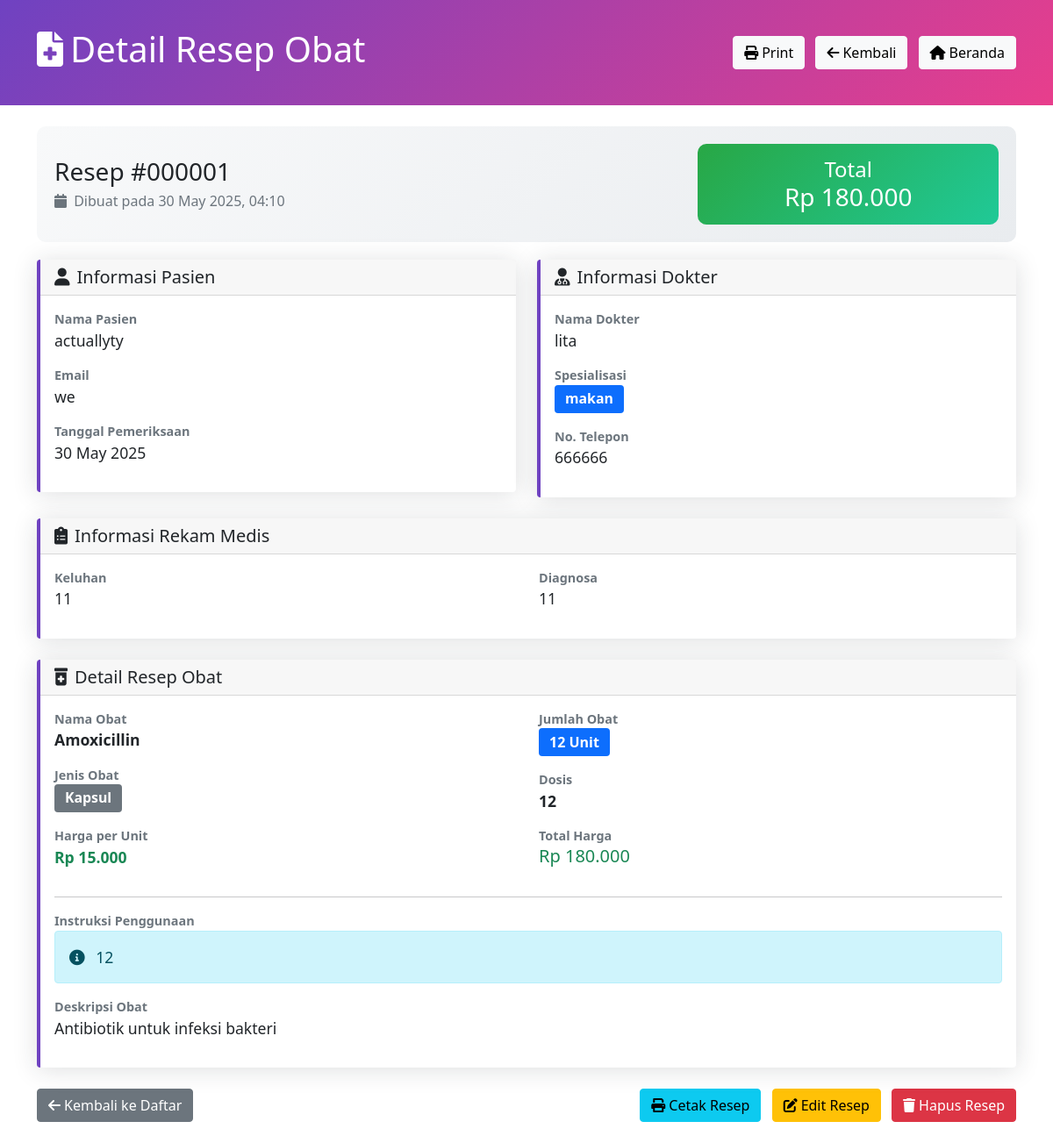
Page /modules/rekammedis/detail_resep.php?id=1 on the committed database.
### tables this page shows
CREATE TABLE `resep_obat` (
  `ID_resep` int(11) NOT NULL,
  `ID_rkmmed` int(11) NOT NULL,
  `ID_obat` int(11) NOT NULL,
  `jumlah_obat` int(11) NOT NULL,
  `dosis` varchar(100) NOT NULL,
  `instruksi` text NOT NULL,
  `catatan` text DEFAULT NULL,
  `created_at` timestamp NOT NULL DEFAULT current_timestamp(),
  `tanggal_resep` datetime DEFAULT current_timestamp()
);

CREATE TABLE `obat` (
  `ID_obat` int(11) NOT NULL,
  `nama_obat` varchar(100) NOT NULL,
  `jenis_obat` varchar(50) NOT NULL,
  `harga_obat` decimal(10,2) NOT NULL,
  `stok_obat` int(11) NOT NULL,
  `deskripsi` text DEFAULT NULL,
  `tanggal_kadaluarsa` date DEFAULT NULL,
  `created_at` timestamp NOT NULL DEFAULT current_timestamp(),
  `updated_at` timestamp NOT NULL DEFAULT current_timestamp() ON UPDATE current_timestamp()
);

CREATE TABLE `rekam_medis` (
  `ID_rkmmed` int(11) NOT NULL,
  `ID_user` int(11) NOT NULL,
  `ID_dokter` int(11) NOT NULL,
  `Diagnosa` text NOT NULL,
  `Tanggal` date NOT NULL,
  `Pengobatan` text NOT NULL,
  `keluhan` text NOT NULL,
  `tekanan_darah` varchar(20) DEFAULT NULL,
  `berat_badan` decimal(5,2) DEFAULT NULL,
  `tinggi_badan` decimal(5,2) DEFAULT NULL,
  `created_at` timestamp NOT NULL DEFAULT current_timestamp(),
  `updated_at` timestamp NOT NULL DEFAULT current_timestamp() ON UPDATE current_timestamp()
);

CREATE TABLE `dokter` (
  `ID_dokter` int(11) NOT NULL,
  `Username` varchar(50) NOT NULL,
  `Pengguna_role` varchar(20) DEFAULT NULL,
  `Spesialisasi` varchar(100) DEFAULT NULL,
  `Nomor_telepon` varchar(15) DEFAULT NULL
);

### modules/rekammedis/detail_resep.php (the view, shortened to what this page needs)
<?php
include_once 'koneksi.php';
$id_resep = isset($_GET['id']) ? (int)$_GET['id'] : 0;
$stmt = $pdo->prepare("SELECT * FROM resep_obat WHERE ID_resep = ?");
$stmt->execute([$id_resep]);
$resep_basic = $stmt->fetch();
$obat = null;
if (!empty($resep_basic['ID_obat'])) {
    $stmt_obat = $pdo->prepare("SELECT * FROM obat WHERE ID_obat = ?");
    $stmt_obat->execute([$resep_basic['ID_obat']]);
    $obat = $stmt_obat->fetch();
}
$rekam_medis = null;
if (!empty($resep_basic['ID_rkmmed'])) {
    $stmt_rm = $pdo->prepare("SELECT * FROM rekam_medis WHERE ID_rkmmed = ?");
    $stmt_rm->execute([$resep_basic['ID_rkmmed']]);
    $rekam_medis = $stmt_rm->fetch();
}
$pasien = null;
if ($rekam_medis && !empty($rekam_medis['ID_user'])) {
    $stmt_pasien = $pdo->prepare("SELECT * FROM tb_login WHERE ID_user = ?");
    $stmt_pasien->execute([$rekam_medis['ID_user']]);
    $pasien = $stmt_pasien->fetch();
}
$dokter = null;
if ($rekam_medis && !empty($rekam_medis['ID_dokter'])) {
    $stmt_dokter = $pdo->prepare("SELECT * FROM dokter WHERE ID_dokter = ?");
    $stmt_dokter->execute([$rekam_medis['ID_dokter']]);
    $dokter = $stmt_dokter->fetch();
}
$harga_obat = $obat ? $obat['harga_obat'] : 0;
$jumlah_obat = $resep_basic['jumlah_obat'] ?? 0;
$total_harga = $jumlah_obat * $harga_obat;
function formatRupiah($angka) {
    return "Rp " . number_format($angka, 0, ',', '.');
}
function formatTanggal($tanggal) {
    return date('d F Y', strtotime($tanggal));
}
function formatDateTime($datetime) {
    return date('d F Y, H:i', strtotime($datetime));
}
?>
<!DOCTYPE html>
<html lang="id">
<head>
    <link href="https://cdn.jsdelivr.net/npm/bootstrap@5.1.3/dist/css/bootstrap.min.css" rel="stylesheet">
    <link href="https://cdnjs.cloudflare.com/ajax/libs/font-awesome/6.0.0/css/all.min.css" rel="stylesheet">
</head>
<body>
    <div class="header-section no-print">
        <div class="container">
            <div class="d-flex justify-content-between align-items-center">
                <h1><i class="fas fa-file-medical me-2"></i>Detail Resep Obat</h1>
                <div>
                    <button onclick="window.print()" class="btn btn-light me-2">
                        <i class="fas fa-print me-1"></i>Print
                    </button>
                    <a href="resep_obat.php" class="btn btn-light me-2">
                        <i class="fas fa-arrow-left me-1"></i>Kembali
                    </a>
                    <a href="index.php" class="btn btn-light">
                        <i class="fas fa-home me-1"></i>Beranda
                    </a>
                </div>
            </div>
        </div>
    </div>
    <div class="container mt-4">
        <div class="prescription-header">
            <div class="row align-items-center">
                <div class="col-md-8">
                    <h3 class="mb-1">Resep #<?php echo str_pad($resep_basic['ID_resep'], 6, '0', STR_PAD_LEFT); ?></h3>
                    <p class="text-muted mb-0">
                        <i class="fas fa-calendar me-1"></i>
                        Dibuat pada <?php
                        if (isset($resep_basic['created_at']) && !empty($resep_basic['created_at'])) {
                            echo formatDateTime($resep_basic['created_at']);
                        } elseif ($rekam_medis && isset($rekam_medis['Tanggal'])) {
                            echo formatTanggal($rekam_medis['Tanggal']);
                        } else {
                            echo 'N/A';
                        }
                        ?>
                    </p>
                </div>
                <div class="col-md-4 text-md-end">
                    <div class="price-highlight">
                        <h4 class="mb-0">Total</h4>
                        <h3 class="mb-0"><?php echo formatRupiah($total_harga); ?></h3>
                    </div>
                </div>
            </div>
        </div>
        <div class="row">
            <div class="col-md-6">
                <div class="card detail-card mb-4">
                    <div class="card-header">
                        <h5 class="mb-0"><i class="fas fa-user me-2"></i>Informasi Pasien</h5>
                    </div>
                    <div class="card-body">
                        <div class="info-label">Nama Pasien</div>
                        <div class="info-value"><?php echo $pasien ? htmlspecialchars($pasien['username']) : 'N/A'; ?></div>
                        <div class="info-label">Email</div>
                        <div class="info-value"><?php echo $pasien ? htmlspecialchars($pasien['email']) : 'N/A'; ?></div>
                        <div class="info-label">Tanggal Pemeriksaan</div>
                        <div class="info-value"><?php echo $rekam_medis ? formatTanggal($rekam_medis['Tanggal']) : 'N/A'; ?></div>
                    </div>
                </div>
            </div>
            <div class="col-md-6">
                <div class="card detail-card mb-4">
                    <div class="card-header">
                        <h5 class="mb-0"><i class="fas fa-user-md me-2"></i>Informasi Dokter</h5>
                    </div>
                    <div class="card-body">
                        <div class="info-label">Nama Dokter</div>
                        <div class="info-value"><?php echo $dokter ? htmlspecialchars($dokter['Username']) : 'N/A'; ?></div>
                        <div class="info-label">Spesialisasi</div>
                        <div class="info-value">
                            <span class="badge bg-primary badge-custom">
                                <?php echo $dokter ? htmlspecialchars($dokter['Spesialisasi']) : 'N/A'; ?>
                            </span>
                        </div>
                        <div class="info-label">No. Telepon</div>
                        <div class="info-value"><?php echo $dokter ? htmlspecialchars($dokter['Nomor_telepon']) : 'N/A'; ?></div>
                    </div>
                </div>
            </div>
        </div>
        <?php if ($rekam_medis): ?>
        <div class="card detail-card mb-4">
            <div class="card-header">
                <h5 class="mb-0"><i class="fas fa-clipboard-list me-2"></i>Informasi Rekam Medis</h5>
            </div>
            <div class="card-body">
                <div class="row">
                    <div class="col-md-6">
                        <div class="info-label">Keluhan</div>
                        <div class="info-value"><?php echo htmlspecialchars($rekam_medis['keluhan'] ?? 'N/A'); ?></div>
                    </div>
                    <div class="col-md-6">
                        <div class="info-label">Diagnosa</div>
                        <div class="info-value"><?php echo htmlspecialchars($rekam_medis['Diagnosa'] ?? 'N/A'); ?></div>
                    </div>
                </div>
            </div>
        </div>
        <?php endif; ?>
        <div class="card detail-card mb-4">
            <div class="card-header">
                <h5 class="mb-0"><i class="fas fa-prescription-bottle-alt me-2"></i>Detail Resep Obat</h5>
            </div>
            <div class="card-body">
                <div class="row">
                    <div class="col-md-6">
                        <div class="info-label">Nama Obat</div>
                        <div class="info-value">
                            <strong><?php echo $obat ? htmlspecialchars($obat['nama_obat']) : 'N/A'; ?></strong>
                        </div>
                        <div class="info-label">Jenis Obat</div>
                        <div class="info-value">
                            <span class="badge bg-secondary badge-custom">
                                <?php echo $obat ? htmlspecialchars($obat['jenis_obat']) : 'N/A'; ?>
                            </span>
                        </div>
                        <div class="info-label">Harga per Unit</div>
                        <div class="info-value text-success">
                            <strong><?php echo formatRupiah($harga_obat); ?></strong>
                        </div>
                    </div>
                    <div class="col-md-6">
                        <div class="info-label">Jumlah Obat</div>
                        <div class="info-value">
                            <span class="badge bg-primary badge-custom fs-6">
                                <?php echo $jumlah_obat; ?> Unit
                            </span>
                        </div>
                        <div class="info-label">Dosis</div>
                        <div class="info-value">
                            <strong><?php echo htmlspecialchars($resep_basic['dosis'] ?? 'N/A'); ?></strong>
                        </div>
                        <div class="info-label">Total Harga</div>
                        <div class="info-value text-success">
                            <h5 class="mb-0"><?php echo formatRupiah($total_harga); ?></h5>
                        </div>
                    </div>
                </div>
                <?php if (!empty($resep_basic['instruksi'])): ?>
                    <hr>
                    <div class="info-label">Instruksi Penggunaan</div>
                    <div class="info-value">
                        <div class="alert alert-info">
                            <i class="fas fa-info-circle me-2"></i>
                            <?php echo nl2br(htmlspecialchars($resep_basic['instruksi'])); ?>
                        </div>
                    </div>
                <?php endif; ?>
                <?php if ($obat && !empty($obat['deskripsi'])): ?>
                    <div class="info-label">Deskripsi Obat</div>
                    <div class="info-value">
                        <?php echo nl2br(htmlspecialchars($obat['deskripsi'])); ?>
                    </div>
                <?php endif; ?>
            </div>
        </div>
        <div class="d-flex justify-content-between mb-4 no-print">
            <div>
                <a href="resep_obat.php" class="btn btn-secondary">
                    <i class="fas fa-arrow-left me-1"></i>Kembali ke Daftar
                </a>
            </div>
            <div>
                <button onclick="window.print()" class="btn btn-info me-2">
                    <i class="fas fa-print me-1"></i>Cetak Resep
                </button>
                <a href="edit_resep.php?id=<?php echo $resep_basic['ID_resep']; ?>" class="btn btn-warning me-2">
                    <i class="fas fa-edit me-1"></i>Edit Resep
                </a>
                <button type="button" class="btn btn-danger" onclick="confirmDelete(<?php echo $resep_basic['ID_resep']; ?>)">
                    <i class="fas fa-trash me-1"></i>Hapus Resep
                </button>
            </div>
        </div>
    </div>
</body>
</html>

### modules/rekammedis/detail_resep.php (style rules this page uses)
.header-section { background: linear-gradient(135deg, #6f42c1 0%, #e83e8c 100%); color: white; padding: 2rem 0; }
.card { box-shadow: 0 0.15rem 1.75rem 0 rgba(33, 40, 50, 0.15); border: none; }
.detail-card { border-left: 4px solid #6f42c1; }
.info-label { font-weight: 600; color: #6c757d; font-size: 0.9em; }
.info-value { font-size: 1.1em; margin-bottom: 1rem; }
.prescription-header { background: linear-gradient(135deg, #f8f9fa 0%, #e9ecef 100%); border-radius: 10px; padding: 20px; margin-bottom: 20px; }
.price-highlight { background: linear-gradient(135deg, #28a745 0%, #20c997 100%); color: white; padding: 15px; border-radius: 10px; text-align: center; }
.badge-custom { font-size: 0.9em; padding: 8px 12px; }

### rows in the picture
resep_obat: ID_resep "000001", created_at "30 May 2025, 04:10", jumlah_obat.harga_obat "Rp 180.000", jumlah_obat "12", dosis "12", instruksi "12"
rekam_medis: Tanggal "30 May 2025", keluhan "11", Diagnosa "11"
dokter: Username "lita", Spesialisasi "makan", Nomor_telepon "666666"
obat: nama_obat "Amoxicillin", jenis_obat "Kapsul", harga_obat "Rp 15.000", deskripsi "Antibiotik untuk infeksi bakteri"

### other values in the picture
$pasien['username'] "actuallyty"
$pasien['email'] "we"
